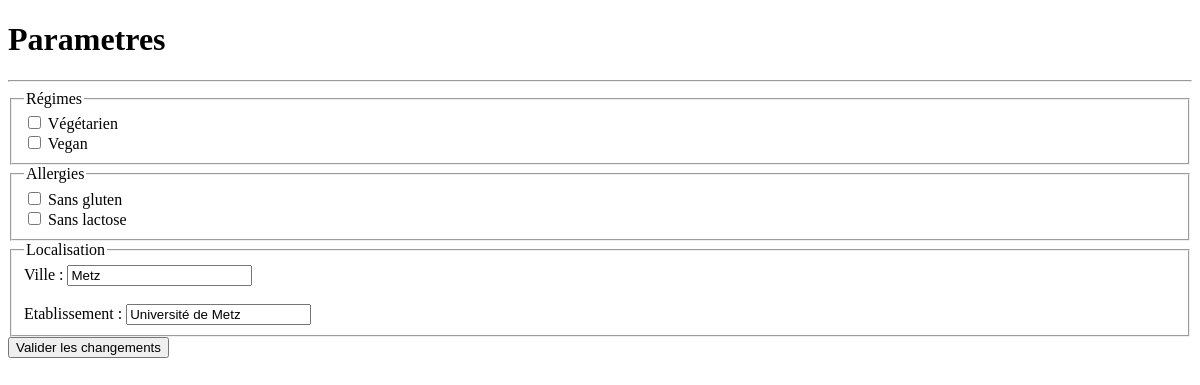
The page /appPrincipale/parametres/4/ on the database as committed earlier.
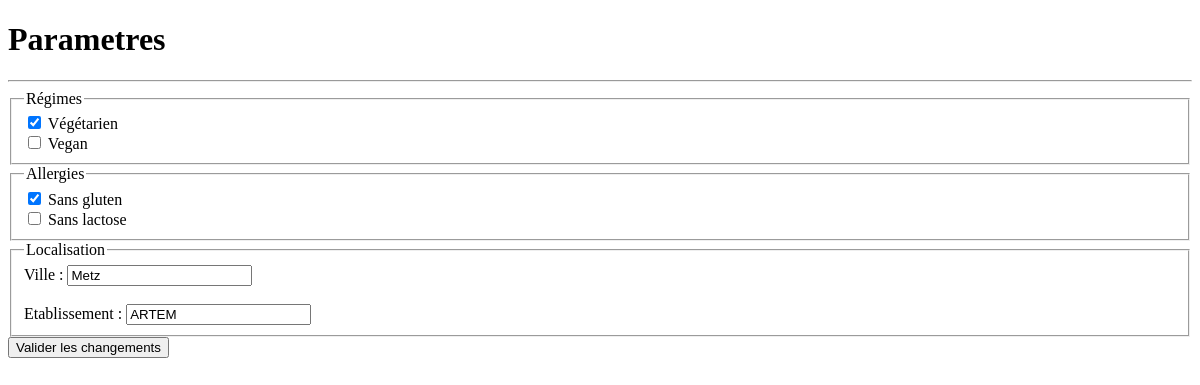
The same page on the database as committed later.
### appPrincipale/models.py (models this page shows)
class UserProfile(models.Model):
    user = models.OneToOneField(User)
    ville = models.CharField(max_length=50)
    lieuEtude = models.CharField(max_length=50)
    solde = models.FloatField()
    regime = models.ForeignKey(Regime, null=True)
    allergie = models.ForeignKey(Allergie, null=True)

### appPrincipale/views.py (the view)
# urls.py: url(r'^parametres/(?P<user_id>[0-9]+)/$', views.parametres, name='parametres'),
def parametres(request, user_id):
    userP = UserProfile.objects.get(user_id=user_id)
    if UserProfile.objects.filter(user_id=user_id, regime_id__isnull=True):
        r = Regime(vegetarien=False, vegan=False)
        r.save()
        userP.regime_id = r.id
        userP.save()
    if UserProfile.objects.filter(user_id=user_id, allergie_id__isnull=True):
        a = Allergie(sGluten=False, sLactose=False)
        a.save()
        userP.allergie_id = a.id
        userP.save()
    re = Regime.objects.get(pk=userP.regime_id)
    al = Allergie.objects.get(pk=userP.allergie_id)
    return render(request, 'appPrincipale/parametres.html', {'userP' : userP, 're' : re, 'al' : al})

### appPrincipale/templates/appPrincipale/parametres.html (shortened to what this page needs)
{% extends 'appPrincipale/base.html' %}
{% block title %}Parametres{% endblock %}
{% block content %}
<form action="/appPrincipale/getParam/{{ user.id }}/" method="post">
  <fieldset>
    <legend>Régimes</legend>
    <div>
      <input type="checkbox" id="vegetarien" name="vegetarien" value="vegetarien" {% ifequal re.vegetarien True %} checked {% endifequal %} >
      <label for="vegetarien">Végétarien</label>
    </div>
    <div>
      <input type="checkbox" id="vegan" name="vegan" value="vegan" {% ifequal re.vegan True %} checked {% endifequal %} >
      <label for="vegan">Vegan</label>
    </div>
  </fieldset>
  <fieldset>
    <legend>Allergies</legend>
    <div>
      <input type="checkbox" id="sGluten" name="sGluten" value="sGluten" {% ifequal al.sGluten True %} checked {% endifequal %} >
      <label for="sGluten">Sans gluten</label>
    </div>
    <div>
      <input type="checkbox" id="sLactose" name="sLactose" value="sLactose" {% ifequal al.sLactose True %} checked {% endifequal %} >
      <label for="sLactose">Sans lactose</label>
    </div>
  </fieldset>
  <fieldset>
    <legend>Localisation</legend>
    <div>
      <label for="ville">Ville : </label>
      <input type="text" id="ville" name="ville" placeholder="Nancy" value= "{{ userP.ville }}">
    </div><br>
    <div>
      <label for="etab">Etablissement : </label>
      <input type="text" id="etab" name="etab" placeholder="ARTEM" value = "{{ userP.lieuEtude }}">
    </div>
  </fieldset>
  <div class="button">
        <button type="submit">Valider les changements</button>
  </div>
</form>
{% endblock %}

### appPrincipale/templates/appPrincipale/base.html (shortened to what this page needs)
<!DOCTYPE html>
<html>
<head>
</head>
<body>
  <header>
    <h1>{% block title %}{% endblock %}</h1>
  </header>
  <hr>
  <main>
    {% block content %}
    {% endblock %}
  </main>
</body>
</html>

Rows that differ between the two databases and show on the page:
changed UserProfile "Metz": etab "Université de Metz" → "ARTEM"
Other text that changed with them:
form field vegetarien: "☐" → "☑"
form field sGluten: "☐" → "☑"
